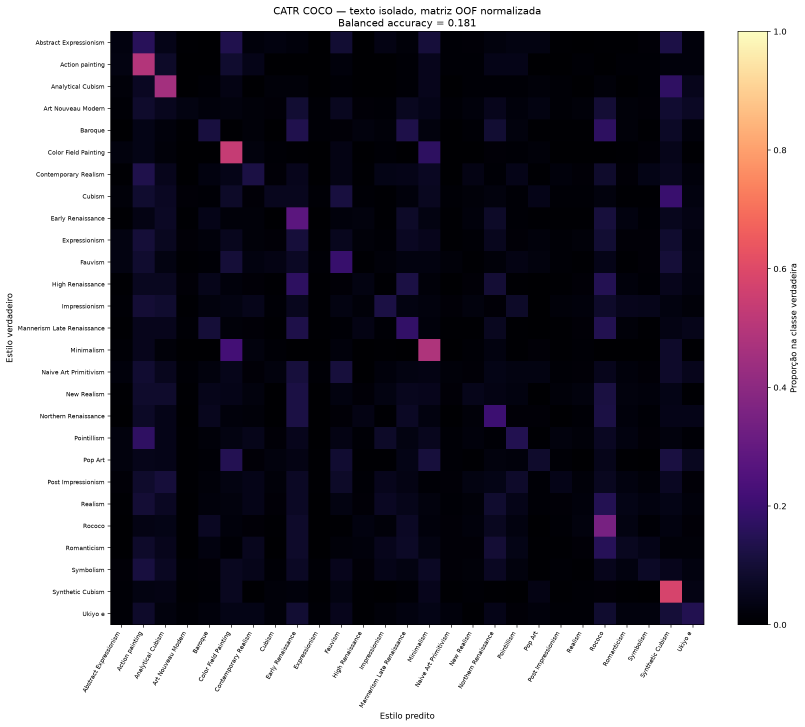
#> input picture paper/catr_coco_confusion.png, 2413 x 2180 px, given in place of 88580.jpg, which was not available (shown at 1/3 size)
$ python plot_random_walk_timeseries.py
#> lines starting #> are read from the running program, lines starting #| are printed output that depends on the picture
### src/extractors/extract_random_walk_features.py
"""
extract_random_walk_features.py — Features de série temporal via random walk cromático.

Pipeline por imagem:
  1. Resize 128×128 (bilinear)
  2. RGB → Lab
  3. Pré-computa probabilidades de transição: p(i→j) ∝ 1/(1 + ΔE_Lab(i,j))
     para os 4 vizinhos espaciais de cada pixel
  4. Random walk de N² passos com seed fixo
  5. Mesmas 57 features do Hilbert (8 sub-bandas × mean/std × 3 canais +
     mean/std globais × 3 + correlações par-a-par)

Propriedade-chave: o walk fica "preso" em regiões cromaticamente homogêneas
(baixa variância nas sub-bandas correspondentes) e cruza bordas cromáticas
com menor frequência — captura estrutura local diferente do Hilbert (espacial puro)
e do TSP (cromático sem restrição espacial).

Saída:
  {output}/rw_features.npy   (N, 57) float32
  {output}/rw_stems.npy      (N,) stems
"""
import argparse
import time
from multiprocessing import Pool
from pathlib import Path

import numpy as np
import pandas as pd
from PIL import Image
from skimage import color

N_SIZE      = 128
N_WALKS     = 128   # restarts — garante cobertura global da imagem
WALK_LEN    = 128   # passos por walk — captura vizinhança local antes de restartar
N_STEPS     = N_WALKS * WALK_LEN   # 16384 total — comparável ao Hilbert
N_BANDS     = 8
SEED        = 42


def _precompute_transitions(lab_flat, H, W):
    """Pré-computa matriz de transição vetorizada."""
    N  = H * W
    idx = np.arange(N, dtype=np.int32)
    r   = idx // W
    c   = idx % W

    up    = np.where(r > 0,   (r - 1) * W + c, -1).astype(np.int32)
    down  = np.where(r < H-1, (r + 1) * W + c, -1).astype(np.int32)
    left  = np.where(c > 0,    r * W + (c - 1), -1).astype(np.int32)
    right = np.where(c < W-1,  r * W + (c + 1), -1).astype(np.int32)
    nb    = np.stack([up, down, left, right], axis=1)   # (N, 4)

    probs = np.zeros((N, 4), dtype=np.float32)
    for d in range(4):
        valid = nb[:, d] >= 0
        nidx  = nb[valid, d]
        dist  = np.sqrt(np.sum((lab_flat[valid] - lab_flat[nidx]) ** 2, axis=1))
        probs[valid, d] = 1.0 / (1.0 + dist)

    row_sum = probs.sum(axis=1, keepdims=True)
    probs  /= np.maximum(row_sum, 1e-10)
    return nb, probs


# [47 lines left out: functions _run_walk, _extract_features, not called in this run]


def _init_worker():
    pass


# [59 lines left out: functions _extract_one, main, not called in this run]


# [2 lines that do not run on import are left out]

### attic/src/viz/plot_random_walk_timeseries.py
"""
Figura diagnóstica do random walk cromático.

Layout (2 colunas, uma por pintura):
  Linha 1 — imagem original
  Linha 2 — heatmap de visitas (quantas vezes cada pixel foi visitado)
  Linha 3 — série temporal L, a, b ao longo do walk (suavizada)

Permite verificar se:
  - O walk tem cobertura global ou fica preso em regiões (heatmap)
  - O sinal tem estrutura discriminativa ou é ruído (time series)
"""
from pathlib import Path

import matplotlib
matplotlib.use('Agg')
import matplotlib.pyplot as plt
import numpy as np
from PIL import Image
from skimage import color as skcolor

import sys
sys.path.insert(0, str(Path(__file__).parent.parent / 'baselines'))
from extract_random_walk_features import (
    _precompute_transitions, _run_walk,
    N_SIZE, N_WALKS, WALK_LEN, SEED,
)

ROOT      = Path(__file__).parent.parent.parent
IMAGE_DIR = ROOT / 'raw' / 'images'
OUT_PNG   = ROOT / 'outputs' / 'figures' / 'random_walk_timeseries.png'

STEMS = [
    ('88580', 'Emil Nolde — Expressionism'),
    ('30387', 'Paul Gauguin — Impressionism'),
]


def run_walk_with_visits(stem):
#> called with stem = '88580'
    img  = Image.open(IMAGE_DIR / f'{stem}.jpg').convert('RGB')

    # Original para display
    w, h   = img.size
#> w = 2413; h = 2180
    side   = min(w, h)
#> side = 2180
    img_sq = img.crop(((w-side)//2, (h-side)//2,
                        (w-side)//2+side, (h-side)//2+side))
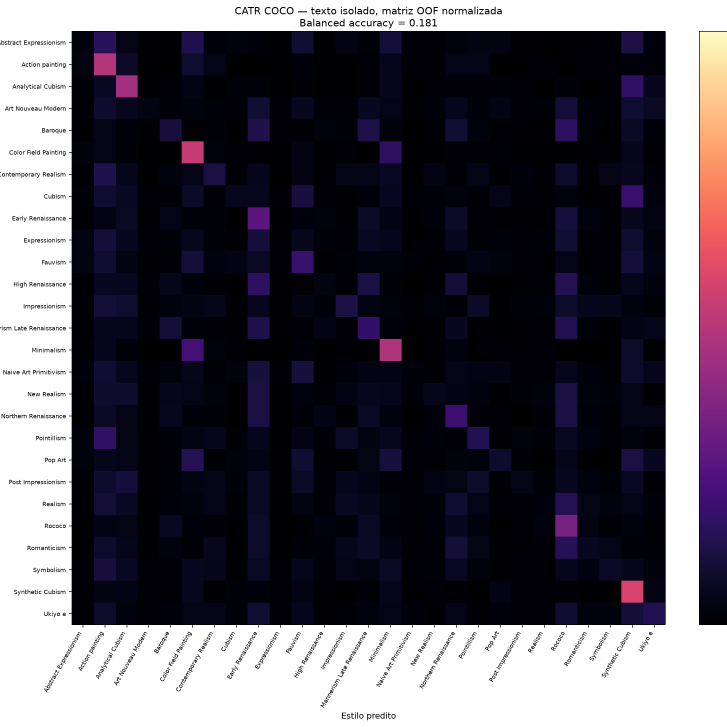
#> img_sq: PIL image 2180x2180 RGB (shown at 1/3 size); mean R, G, B 83.7, 79.5, 90.6
    img_disp = np.array(img_sq.resize((256, 256), Image.BILINEAR)) / 255.0
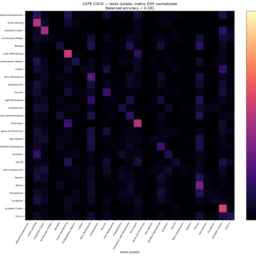
#> img_disp: shape (256, 256, 3) float64; mean R, G, B 0.328, 0.312, 0.355

    # Lab 128×128
    arr128   = np.array(img.resize((N_SIZE, N_SIZE), Image.BILINEAR), dtype=np.float32) / 255.0
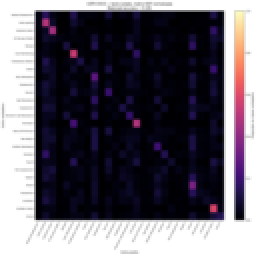
#> arr128: shape (128, 128, 3) float32 (shown 2 times larger); mean R, G, B 0.391, 0.375, 0.415
    lab      = skcolor.rgb2lab(arr128).astype(np.float32)
#> lab: shape (128, 128, 3) float32; mean of channels 0, 1, 2 38.4, 3.7, -4.6
    lab_flat = lab.reshape(-1, 3)

    nb, probs = _precompute_transitions(lab_flat, N_SIZE, N_SIZE)
#> in _precompute_transitions, `row_sum = probs.sum(axis=1, keepdims=True)`: row_sum = 16384 values, max 4 at index 129, min 0.172 at index 657, mean 2.58

    # Walk instrumentado: registra índices visitados
    rng     = np.random.default_rng(SEED)
    N       = len(lab_flat)
#> N = 16384
    signal  = np.empty((N_WALKS * WALK_LEN, 3), dtype=np.float32)
    visits  = np.zeros(N, dtype=np.int32)
#> visits = 16384 values from 0 to 0

    for w_idx in range(N_WALKS):
        curr = int(rng.integers(0, N))
        base = w_idx * WALK_LEN
        for t in range(WALK_LEN):
            signal[base + t] = lab_flat[curr]
            visits[curr] += 1
            nb_curr = nb[curr]
            p_curr  = probs[curr]
            valid   = nb_curr >= 0
            vp = p_curr[valid]; vp = vp / vp.sum()
            vn = nb_curr[valid]
            curr = int(vn[rng.choice(len(vn), p=vp)])
#> this loop made 128 passes
#> after the loop, visits = 16384 values, max 21 at index 13779, min 0 at index 0, mean 1

    visit_map = visits.reshape(N_SIZE, N_SIZE).astype(float)
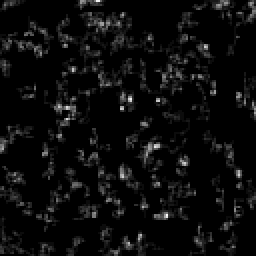
#> visit_map: shape (128, 128) float64 (shown 2 times larger); min 0, max 21, mean 1; drawn with min black and max white
    pct_covered = (visits > 0).mean() * 100
#> pct_covered = 31.62

    return img_disp, visit_map, signal, pct_covered


def smooth(x, w=64):
    return np.convolve(x, np.ones(w)/w, mode='same')


def main():
    n_cols = len(STEMS)
    fig, axes = plt.subplots(3, n_cols,
                              figsize=(7 * n_cols, 13),
                              gridspec_kw={'height_ratios': [1.4, 1.4, 1],
                                           'hspace': 0.30, 'wspace': 0.12})

    ch_colors = ['#2c3e50', '#e74c3c', '#2980b9']
    ch_labels = ['L (luminance)', 'a (green→red)', 'b (blue→yellow)']

    for col, (stem, label) in enumerate(STEMS):
        print(f'Processing {label}...', flush=True)
        img_disp, visit_map, signal, pct = run_walk_with_visits(stem)
#> pct = 31.62

        # Linha 1 — imagem original
        axes[0, col].imshow(img_disp)
        axes[0, col].set_title(label, fontsize=14, fontweight='bold', pad=8)
        axes[0, col].axis('off')

        # Linha 2 — heatmap de visitas
        im = axes[1, col].imshow(visit_map, cmap='hot', interpolation='nearest')
        axes[1, col].set_title(f'Visit heatmap  ({pct:.1f}% pixels covered)',
                                fontsize=11, pad=6)
        axes[1, col].axis('off')
        plt.colorbar(im, ax=axes[1, col], fraction=0.046, pad=0.04,
                     label='visit count')

        # Linha 3 — série temporal
        ax  = axes[2, col]
        T   = signal.shape[0]
#> T = 16384
        t   = np.arange(T) / T
#> t = 16384 values from 0 to 1

        # Linhas verticais nos restarts
        for w_idx in range(1, N_WALKS):
            ax.axvline(w_idx * WALK_LEN / T, color='#cccccc', lw=0.5, zorder=0)

        for ch, (clr, lbl) in enumerate(zip(ch_colors, ch_labels)):
            ax.plot(t, smooth(signal[:, ch], w=32), color=clr, lw=1.4,
                    alpha=0.85, label=lbl)

        ax.set_xlim(0, 1)
        ax.set_xlabel('Relative position along walk (restarts in gray)', fontsize=11)
        ax.set_ylabel('Lab channel value', fontsize=11)
        ax.tick_params(labelsize=9)
        ax.spines[['top', 'right']].set_visible(False)
        if col == 0:
            ax.legend(fontsize=10, framealpha=0.85,
                      loc='upper center', bbox_to_anchor=(0.5, -0.22), ncol=3)
#> pass 2 of the loop in main, `for col, (stem, label) in enumerate(STEMS):`:
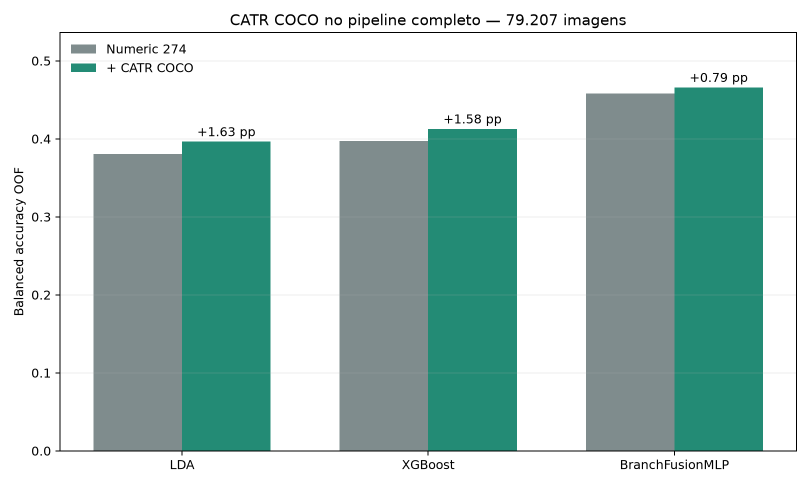
#> input picture paper/catr_full_3clf.png, 1620 x 972 px, given in place of 30387.jpg, which was not available (shown at 1/2 size)
#> img: PIL image 1620x972 RGB
#> img_sq: PIL image 972x972 RGB
#> in run_walk_with_visits (call 2), `arr128   = np.array(img.resize((N_SIZE, N_SIZE), Image.BILINEAR), dtyp..`:
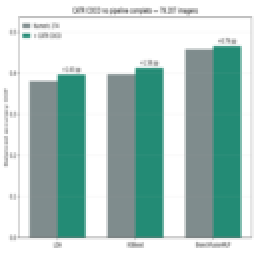
#> arr128: shape (128, 128, 3) float32 (shown 2 times larger); mean R, G, B 0.684, 0.786, 0.767
#> lab: shape (128, 128, 3) float32; mean of channels 0, 1, 2 78.7, -8.8, 0.3
#> the loop in run_walk_with_visits (call 2), `for w_idx in range(N_WALKS):` made 128 passes
#> after the loop in run_walk_with_visits (call 2), `for w_idx in range(N_WALKS):`: visits = 16384 values, max 28 at index 11445, min 0 at index 0, mean 1
#> in run_walk_with_visits (call 2), `visit_map = visits.reshape(N_SIZE, N_SIZE).astype(float)`:
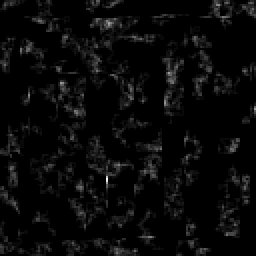
#> visit_map: shape (128, 128) float64 (shown 2 times larger); min 0, max 28, mean 1; drawn with min black and max white
#> pct_covered = 33.36

    fig.suptitle('Random walk chromatic time series (128 walks × 128 steps, restarts)',
                 fontsize=14, fontweight='bold', y=1.01)

    OUT_PNG.parent.mkdir(parents=True, exist_ok=True)
    fig.savefig(OUT_PNG, dpi=150, bbox_inches='tight', facecolor='white')
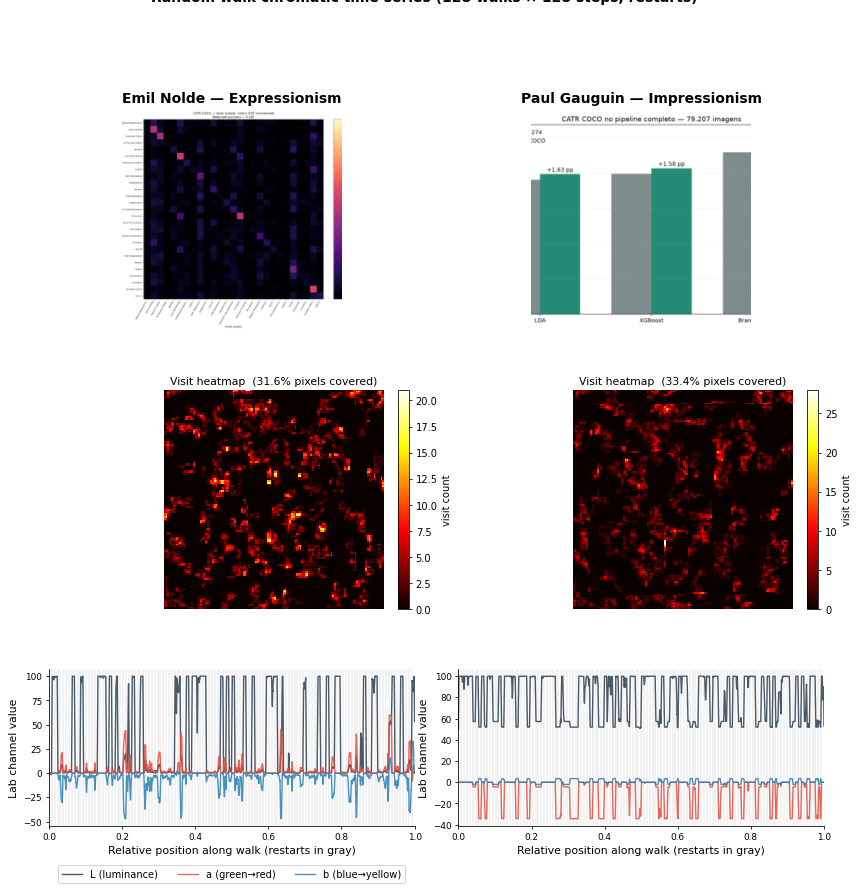
#> figure drawn by matplotlib, 8 panels
    plt.close(fig)
    print(f'Salvo: {OUT_PNG}')


if __name__ == '__main__':
    main()
